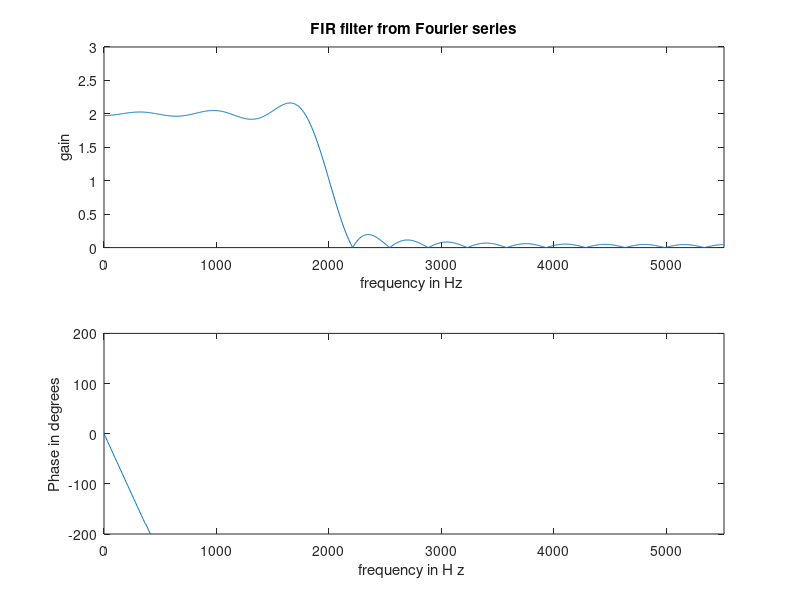
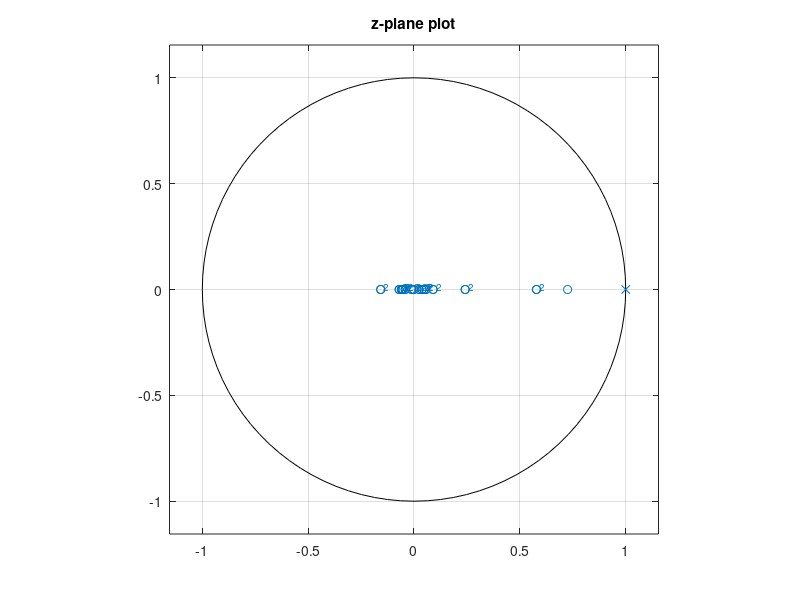

The MATLAB source for these figures, in order:
% Example 5.2 - p 211 Blandford and Parr
% 
% F. Frigo  20-Sep-2022
% Marquette University
%
N = 30; %Order
fs = 11025;
F = [0 2000/(fs/2) 2000/(fs/2) 1]; %Frequency vector normalized
%to fs/2
M = [2 2 0 0]; %Corresponding magnitude vector
num = firls(N, F, M);
[H f] = freqz(num, 1, 1024, fs) ;
figure (1) ;
subplot(2, 1, 1)
plot(f, abs(H));
axis([0 fs/2 0 3]);
xlabel ('frequency in Hz ');
ylabel ('gain');
title('FIR filter from Fourier series');
subplot(2, 1, 2);
plot(f, unwrap(angle(H)*180/pi));
axis ([0 fs/2 -200 200]);
xlabel ('frequency in H z ');
ylabel ('Phase in degrees');
figure (2); clf ;
zplane(num, 1) ;
title ('z-plane plot');
